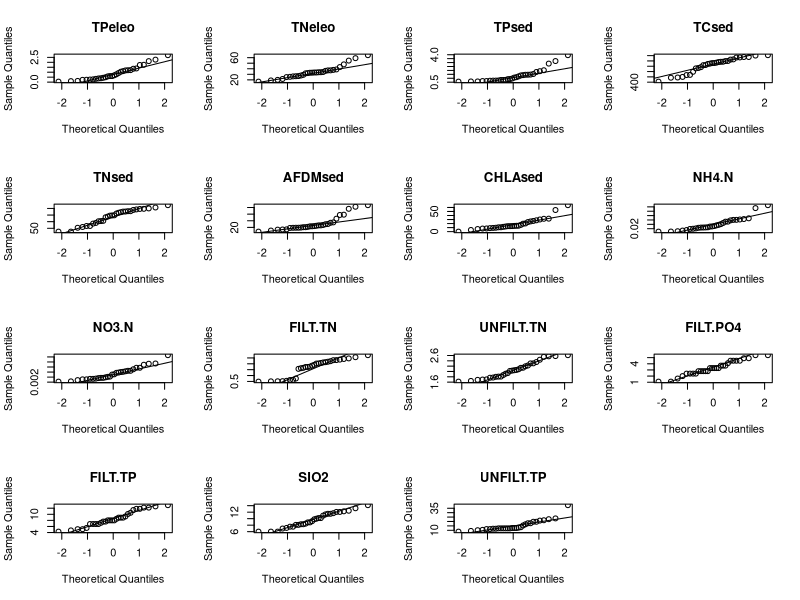
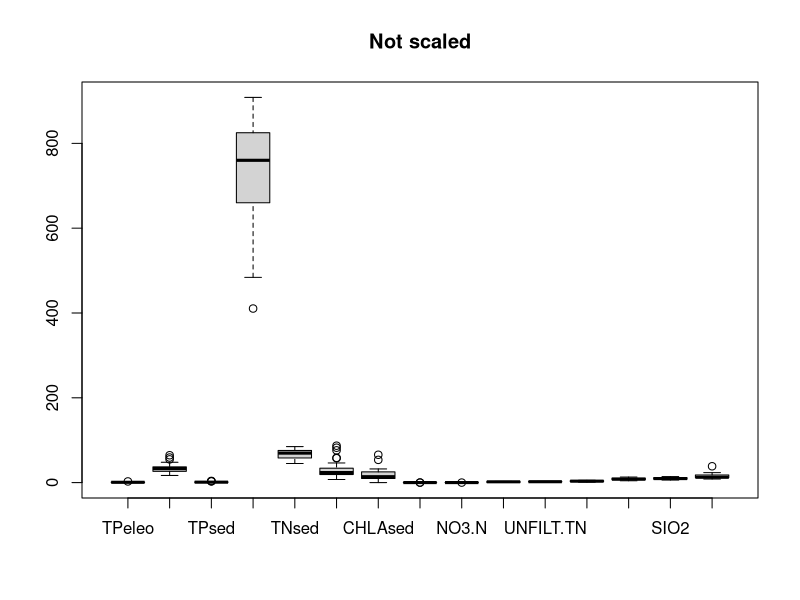
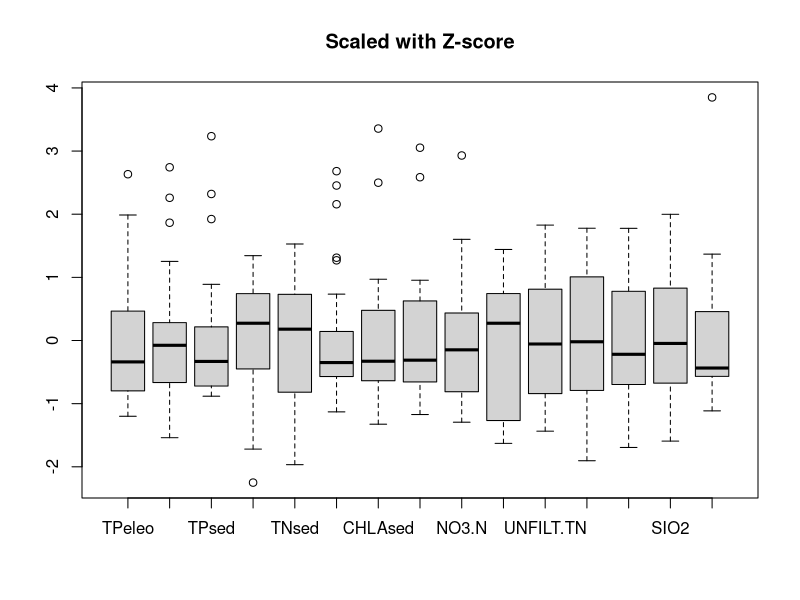

Source code (R) for these figures, in order: (Note: this script raises an error after producing the figures.)
#Hw# 2

dta <- read.csv("evenv.csv")
env <- na.omit(dta)
rm(dta)
env <- env[,-1]

norm <- par(mfrow=c(4,4))
qqnorm(env$TPeleo, main="TPeleo")
qqline(env$TPeleo)
qqnorm(env$TNeleo, main="TNeleo")
qqline(env$TNeleo)
qqnorm(env$TPsed, main="TPsed")
qqline(env$TPsed)
qqnorm(env$TCsed, main="TCsed")
qqline(env$TCsed)
qqnorm(env$TNsed, main="TNsed")
qqline(env$TNsed)
qqnorm(env$AFDMsed, main="AFDMsed")
qqline(env$AFDMsed)
qqnorm(env$CHLAsed, main="CHLAsed")
qqline(env$CHLAsed)
qqnorm(env$NH4.N, main="NH4.N")
qqline(env$NH4.N)
qqnorm(env$NO3.N, main="NO3.N")
qqline(env$NO3.N)
qqnorm(env$FILT.TN, main="FILT.TN")
qqline(env$FILT.TN)
qqnorm(env$UNFILT.TN, main="UNFILT.TN")
qqline(env$UNFILT.TN)
qqnorm(env$FILT.PO4, main="FILT.PO4")
qqline(env$FILT.PO4)
qqnorm(env$FILT.TP, main="FILT.TP")
qqline(env$FILT.TP)
qqnorm(env$SIO2, main="SIO2")
qqline(env$SIO2)
qqnorm(env$UNFILT.TP, main="UNFILT.TP")
qqline(env$UNFILT.TP)
par(norm)

boxplot(env, main = "Not scaled")
boxplot(scale(env), main="Scaled with Z-score")
boxplot(scale(log(env+1),main="log transformed"))

#source cor.matrix function
cor.matrix(scale(env))

cov(scale(env)) #calculate correlatin matrix with the standardized data: 
#Z-score from -1 to 1 (PCC)


ev.tn <- env[,c(5,11,12,14)]
cor.matrix(ev.tn)
ev.tp <- env[,c(1,3,4,15)]
cor.matrix(ev.tp)

round(cov(env),2) #correlation matrix
diag(round(cor(env),2)) #show variance only from correlation matrix (along diagonal)

require(MASS) #loads the PCA package
pca <- princomp(scale(env)) #creates a PC matrix using the correlation matrix
biplot(pca, expand = 1.05,main = "Biplot", xlab = "Comp.1 (26.3%)", ylab = "Comp.2 (23.8%)")
#Scale for sites(PC matrix-pca$scores) on top, scale for variables (vectors-loadings) along bottom
summary(pca) #proportion of variance is eigenvalues for each PC

plot(pca, main="Scree Plot") #Scree plot
broken.stick(15) #After comparing, keep comp 1 & 2

round(loadings(pca),2) #Check eigenvectors: length of vector is relative variance and how much it contributes to the PC
#Principal component loading (pg 50).  The further from zero, the greater the contribution.
round(loadings(pca)[,c(1:2)],2) #Loading for PC1 & 2 only

round((pca$scores),2) #PC matrix showing site scores for all PCs. How far each is(SD) from the the grand centroid
#This is the distribution of PC1 and PC2 site scores (top scale).  Each variable for each component. 
#In this case due to broken stick, PC1 and PC2

#---------
#create shepard diagram
ev<-round(var(scale(env,scale=F)),0)  #calculate variance-covariance matrix and save it to 'ev'
e.1<-eigen(ev) #eigen-analysis

e1.value<-round(e.1$values,0) #get all eigenvalues
e1.value  #print out all eigenvalues
e1.vector<-round(e.1$vectors,2) #get all eigenvectors
e1.vector   #print out all eigenvectors, Note: each eigenvector needs to be normalized (each number divides by the vector length)
e1.value/sum(e1.value) #get proportion of variance explained by each axis
sum(e1.value) # sum all eigenvalues
sum(diag(ev))  #sum all variances
pc.matrix.1<-(as.matrix(scale(env, scale=F)))%*%e.1$vectors #calculate pc.matrix, need to convert the scaled original data into matrix first, "%*%" is for matrix multiplication

##calculate Euclidean distance among sites
euc<-dist(scale(env, scale=F))  #calculate Euclidian distance among site for centered original data
round(euc,2)
euc.1<-dist(pc.matrix.1[,c(1,2)])  #calculate Euclidian distance among sites in PCA space using only first 2 PCs
round(euc.1,2)
plot(euc,euc.1,main="Shepard diagram", xlab="Distance in Multidimensional space", ylab="Distance in Reduced space")
